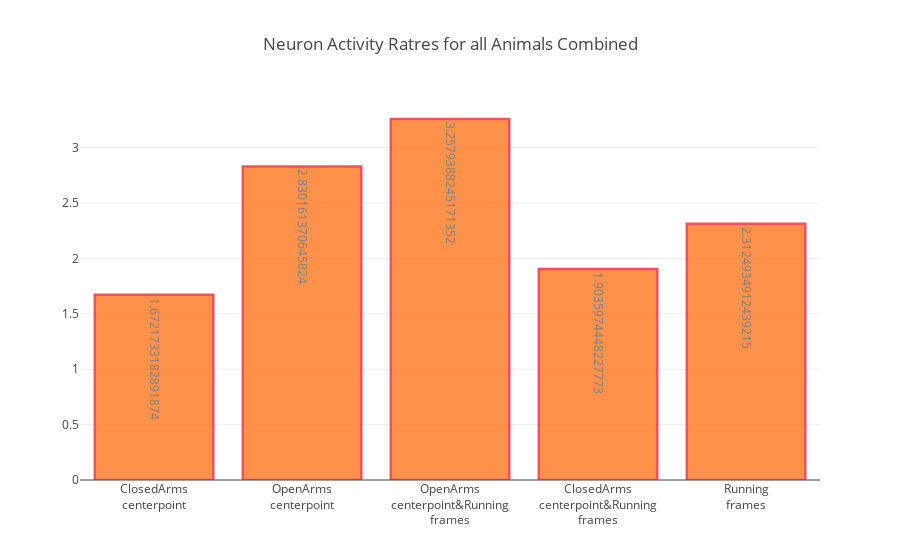

The code cell stored with this chart in its notebook:
### Code cell
plot_activity_rates(rates_of_all_neurons, "Neuron Activity Ratres for all Animals Combined")

### Figure 1 — Plotly figure (JSON) as saved in the notebook; plotly's stock layout.template omitted (floating-point values rounded to 4 significant figures)
{"data": [{"marker": {"color": "rgb(255,100,0)", "line": {"color": "rgb(255,0,25)", "width": 2.5}}, "opacity": 0.7, "text": [1.672, 2.83, 3.258, 1.904, 2.312], "type": "bar", "uid": "d387f5", "x": ["ClosedArms<br>centerpoint", "OpenArms<br>centerpoint", "OpenArms<br>centerpoint&Running<br>frames", "ClosedArms<br>centerpoint&Running<br>frames", "Running<br>frames"], "y": [1.672, 2.83, 3.258, 1.904, 2.312]}], "layout": {"autosize": true, "title": "Neuron Activity Ratres for all Animals Combined", "xaxis": {"autorange": true, "range": [-0.5, 4.5], "type": "category"}, "yaxis": {"autorange": true, "range": [0, 3.429], "type": "linear"}}}
